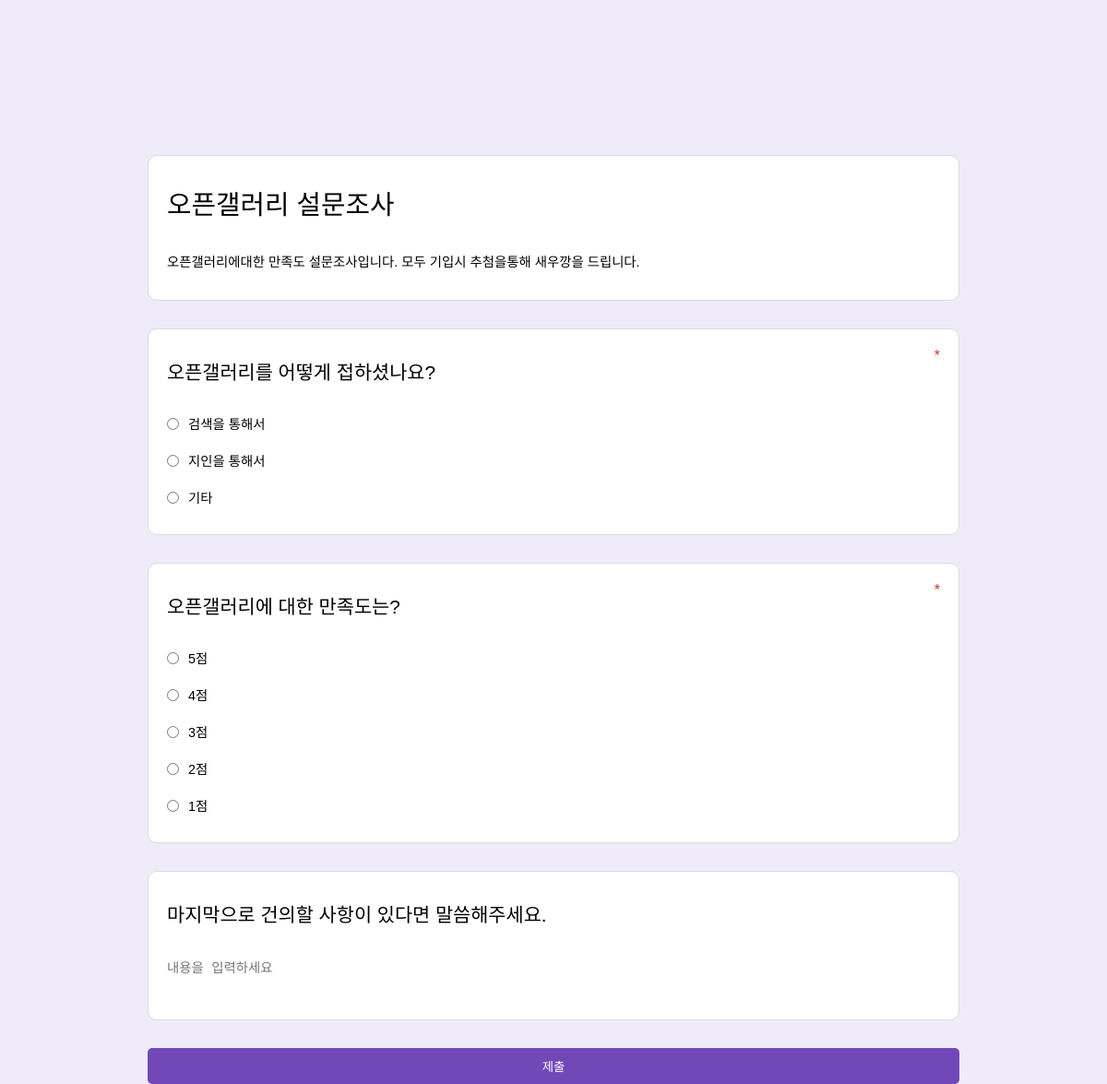
Before: /forms/uAnegZhB2QSU9ylKwrVp/ with the older database file.
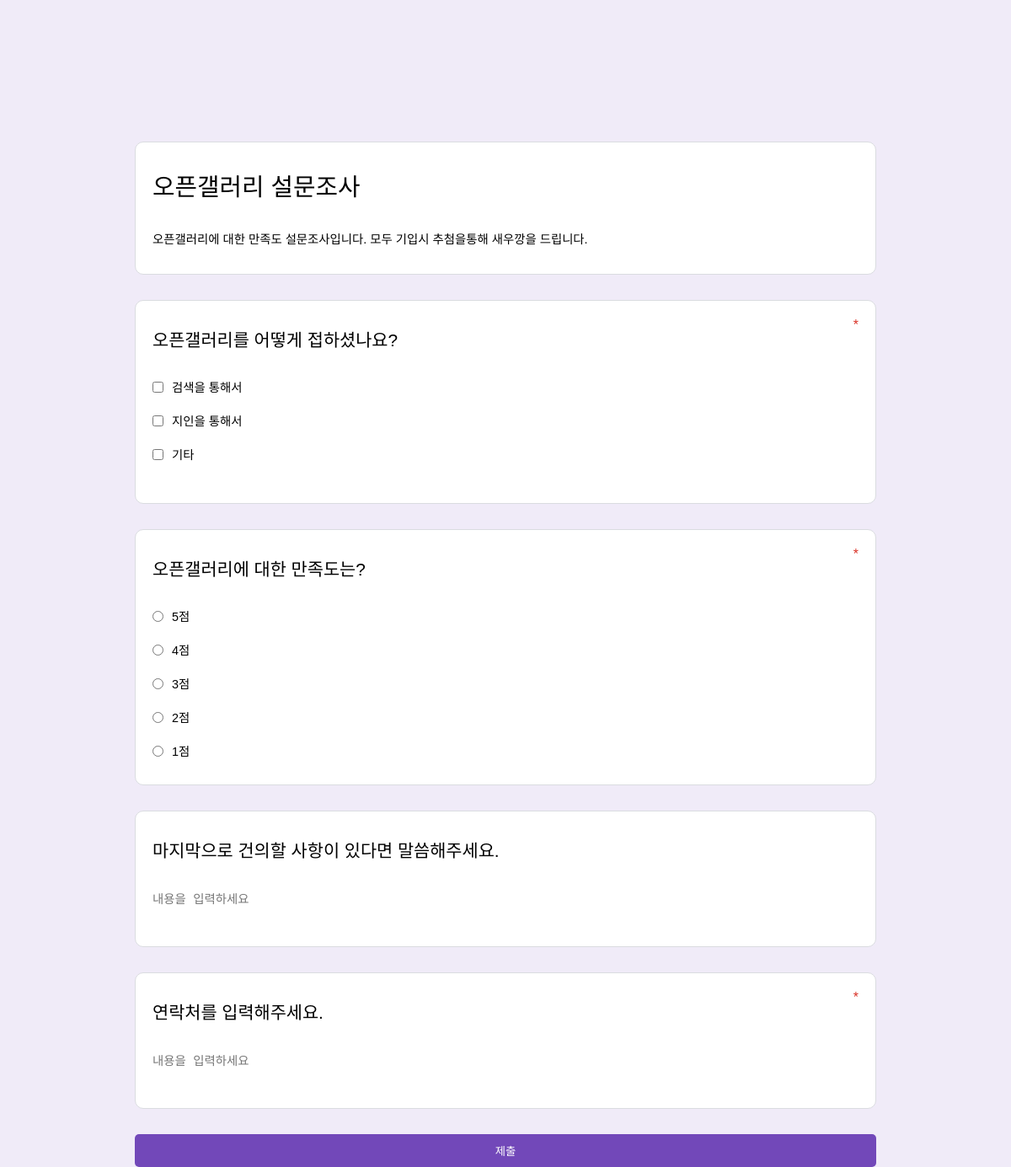
After: the same page with the newer database file.
### core/models.py (models this page shows)
class Form(models.Model):
    key = models.CharField(max_length=30)
    name = models.CharField(max_length=200)
    title = models.CharField(max_length=200)
    description = models.CharField(max_length=10000, blank = True)
    creator = models.ForeignKey(User, on_delete = models.CASCADE, related_name = "creator")
    created_at = models.DateTimeField(auto_now_add = True)
    updated_at = models.DateTimeField(auto_now = True)
    questions = models.ManyToManyField(Questions, related_name = "questions")

class Questions(models.Model):
    name = models.CharField(max_length= 10000)
    type = models.CharField(max_length=20)
    required = models.BooleanField(default= False)
    key = models.CharField(max_length = 5000, blank = True)
    options = models.ManyToManyField(Options, related_name = "options")

class Options(models.Model):
    name = models.CharField(max_length=5000)
    is_answer = models.BooleanField(default=False)

### core/views.py (the view)
# urls.py: path('forms/<str:key>/', views.form, name="form"),
def form(request,key) :
  form = FormModel.objects.filter(key = key)
  return render(request, 'forms/_key/index.html',{"form": form[0]})

### templates/forms/_key/index.html (shortened to what this page needs)
{% extends 'base.html' %} {% load static %} {% block css %}
<link rel="stylesheet" href="{% static 'css/form.css' %}?140" />
{% endblock %}  {% block content %}
<div class="fm-container">
    <form class="fm-form" method="POST" action="{% url 'api_form_id' form.key %}" autocomplete="off">
      <div class="fm-form-header fm-form-box">
        <div class=" fm-form-input fm-form-header-title" >{{form.title}}</div>
        <div class=" fm-form-input fm-form-textarea" >{{form.description}}</div>
      </div>
      {% for question in form.questions.all %}
      <div class="fm-form-content fm-form-box">
        <div class="fm-form-centent-top">
          <div class="fm-form-input fm-form-centent-top-input">{{question.name}}</div>
          <div class="fm-form-required">{% if question.required == True %}*{% endif %}</div>
        </div>
        <div class="fm-form-centent-middle">
        {% if question.type == "text" %}
          <div class="fm-type-text">
            <textarea name="{{question.id}}" value="{{form.description}}" class="fm-form-input fm-form-textarea autosize" placeholder="내용을 입력하세요" {% if question.required == True %}required{% endif %}></textarea>
          </div>
        {% endif %}
        {% if question.type == "radio" %}
          {% for option in question.options.all %}
          <div class="fm-type-option">
            <input name="{{question.id}}" value="{{option.id}}" class="fm-form-option" id="{{option.id}}" type="radio" {% if question.required == True %}required{% endif %}></input>
            <label class="fm-form-input" for="{{option.id}}">
              {{option.name}}
            </label>
          </div>
          {% endfor %}
        {% endif %}
        {% if question.type == "checkbox" %}
          {% for option in question.options.all %}
          <div class="fm-type-option">
            <input data-id="{{option.id}}" class="form-checkbox fm-form-option" id="{{option.id}}" type="checkbox" ></input>
            <label data-id="{{option.id}}" class="form-checkbox fm-form-input"  for="{{option.id}}">
              {{option.name}}
            </label>
          </div>
          {% endfor %}
          <input name="{{question.id}}" class="fm-form-options" type="text" {% if question.required == True %}required{% endif %}></input>
        {% endif %}
        </div>
      </div>
      {% endfor %}
      <button class="btn">제출</button>
    </form>
</div>
{% endblock %}

### templates/base.html (shortened to what this page needs)
{% load static %} <!DOCTYPE html>
<html lang="ko">
  <head>
    <link rel="stylesheet" href="https://cdnjs.cloudflare.com/ajax/libs/font-awesome/5.8.2/css/all.min.css" />
    <link rel="stylesheet" href="https://cdnjs.cloudflare.com/ajax/libs/toastr.js/latest/toastr.min.css" />
    <link rel="stylesheet" href="{% static 'css/base.css'%}?7" />
    {% block css %}{% endblock %}
  </head>
  <body>
    <main class="base-main">{% block content %} {% endblock %}</main>
  </body>
</html>

### static/css/base.css (style rules this page uses)
* { box-sizing: border-box; }
body { font-family: 'Noto Sans KR', sans-serif; padding: 0; margin: 0; }
button { border: none; }
input { border: none; }
textarea { border: none; }
.btn { background-color: #7248b9; color: white !important; padding: 10px 10px; font-weight: 300; border-radius: 5px; cursor: pointer; }

### static/css/form.css (style rules this page uses)
body { background-color: #f0ebf8; }
.fm-container { height: 100vh; position: relative; background-color: #f0ebf8; padding-top: 108px; }
.fm-form { position: relative; max-width: 900px; margin: 0 auto; width: 100%; height: 100%; display: flex; flex-direction: column; align-items: stretch; padding: 60px 10px; }
.fm-form-box { display: flex; flex-direction: column; align-items: stretch; gap: 10px 0px; background-color: white; margin-bottom: 30px; padding: 20px 20px; border-radius: 10px; border: 1px solid #dadce0; }
.fm-form-input { padding: 10px 0px; font-size: 0.9rem; border-bottom: 2px solid white; }
.fm-form-textarea { resize: none; }
.fm-form-options { width: 1px; height: 1px; color: white; }
.fm-form-option { margin: 0; }
.fm-form-required { color: #d93025; }
.fm-form-header-title { font-size: 1.8rem; }
.fm-form-centent-top { display: flex; justify-content: space-between; }
.fm-form-centent-top-input { font-size: 1.3rem; width: 100%; }
.fm-type-option { display: flex; align-items: center; height: 40px; gap: 0px 10px; }
.fm-type-option > label { width: 100%; }
.fm-type-text > textarea { width: 100%; }

Changed rows visible on the page:
changed Form "오픈갤러리 설문조사": description "오픈갤러리에대한 만족도 설문조사입니다. 모두 기입시 추첨을통해 새우깡을 드립니다." → "오픈갤러리에 대한 만족도 설문조사입니다. 모두 기입시 추첨을통해 새우깡을 드립니다."
changed Questions "오픈갤러리를 어떻게 접하셨나요?": gains Options (name "검색을 통해서"); gains Options (name "지인을 통해서"); gains Options (name "기타"); loses Options ({{ question.id }} "☐ 검색을 통해서", name "검색을 통해서"); required "☐ 검색을 통해서" → (not shown); loses Options ({{ question.id }} "☐ 지인을 통해서", name "지인을 통해서"); required "☐ 지인을 통해서" → (not shown); loses Options ({{ question.id }} "☐ 기타", name "기타"); required "☐ 기타" → (not shown)
added Questions: name "연락처를 입력해주세요.", id "내용을 입력하세요"
